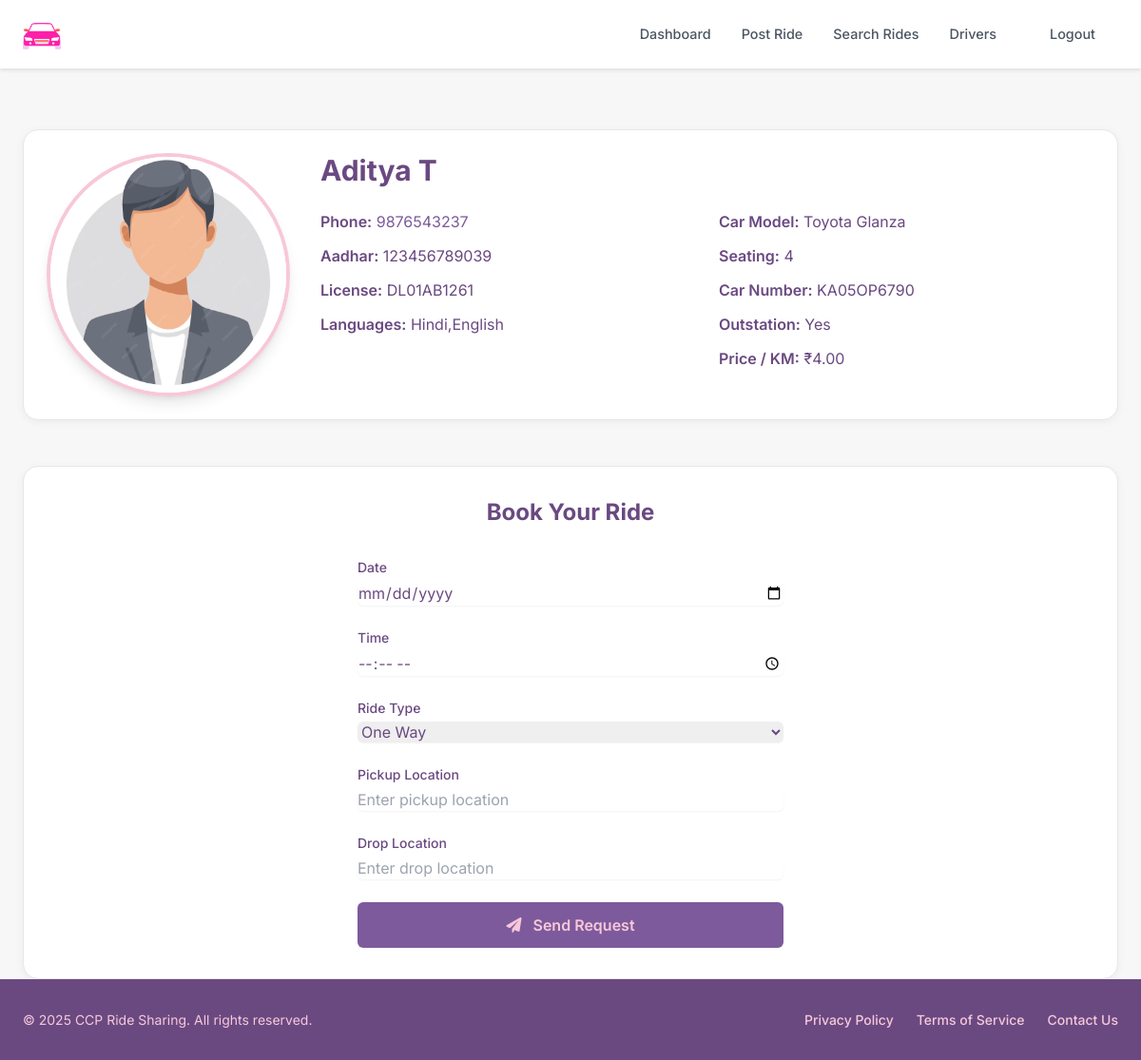
/driver_profile.php?driver_id=50 (signed in), run on the app's committed database.
### tables this page shows
CREATE TABLE `drivers` (
  `id` int(11) NOT NULL,
  `name` varchar(100) NOT NULL,
  `phone` varchar(15) NOT NULL,
  `password` varchar(255) NOT NULL,
  `aadhar` varchar(20) NOT NULL,
  `license` varchar(50) NOT NULL,
  `languages` varchar(100) DEFAULT NULL,
  `car_model` varchar(100) NOT NULL,
  `car_capacity` int(11) NOT NULL,
  `car_number` varchar(20) NOT NULL,
  `price_per_km` decimal(6,2) NOT NULL,
  `created_at` timestamp NOT NULL DEFAULT current_timestamp(),
  `outstation` varchar(3) DEFAULT NULL
);

### public/driver_profile.php (the view, shortened to what this page needs)
<?php
require_once '../includes/db_connection.php';
include '../includes/header_private.php';
$driver_id = filter_input(INPUT_GET, 'driver_id', FILTER_VALIDATE_INT) ?? 0;
try {
    $stmt = $pdo->prepare("SELECT * FROM drivers WHERE id = ?");
    $stmt->execute([$driver_id]);
    $driver = $stmt->fetch(PDO::FETCH_ASSOC);
} catch (Exception $ex) {
    echo '<div class="max-w-4xl mx-auto p-4"><div class="bg-red-100 border border-red-400 text-red-700 px-4 py-3 rounded-lg">Unable to load driver info.</div></div>';
    include '../includes/footer_private.php';
    exit;
}
$photo_path = !empty($driver['photo_path']) && file_exists("../assets/images/{$driver['photo_path']}")
    ? "../assets/images/{$driver['photo_path']}"
    : "../assets/images/driver.png";
$outstation_status = ($driver['outstation'] == 'Yes' || $driver['outstation'] == 1) ? "Yes" : "No";
?>
<!DOCTYPE html>
<html lang="en">
<head>
    <script src="https://cdn.tailwindcss.com"></script>
    <link href="https://cdnjs.cloudflare.com/ajax/libs/font-awesome/6.0.0/css/all.min.css" rel="stylesheet" />
</head>
<body>
<div class="container mx-auto px-4 py-8 max-w-5xl">
    <div class="profile-card p-6 md:flex gap-8">
        <div class="flex-shrink-0">
            <img src="<?= htmlspecialchars($photo_path) ?>" alt="Photo of <?= htmlspecialchars($driver['name']) ?>"
                 class="w-48 h-48 md:w-64 md:h-64 rounded-full object-cover border-4 border-[#f7c8d9] shadow-lg" />
        </div>
        <div class="flex-1 mt-6 md:mt-0">
            <h2 class="text-3xl font-bold text-[#6a4981] mb-6"><?= htmlspecialchars($driver['name']) ?></h2>
            <div class="grid grid-cols-1 md:grid-cols-2 gap-6">
                <div class="space-y-3 text-[#6a4981]">
                    <p><span class="font-semibold">Phone:</span> <a href="tel:<?= htmlspecialchars($driver['phone']) ?>"
                        class="text-[#7d5a9b] hover:underline"><?= htmlspecialchars($driver['phone']) ?></a></p>
                    <p><span class="font-semibold">Aadhar:</span> <?= htmlspecialchars($driver['aadhar']) ?></p>
                    <p><span class="font-semibold">License:</span> <?= htmlspecialchars($driver['license']) ?></p>
                    <p><span class="font-semibold">Languages:</span> <?= htmlspecialchars($driver['languages']) ?></p>
                </div>
                <div class="space-y-3 text-[#6a4981]">
                    <p><span class="font-semibold">Car Model:</span> <?= htmlspecialchars($driver['car_model']) ?></p>
                    <p><span class="font-semibold">Seating:</span> <?= intval($driver['car_capacity']) ?></p>
                    <p><span class="font-semibold">Car Number:</span> <?= htmlspecialchars($driver['car_number']) ?></p>
                    <p><span class="font-semibold">Outstation:</span> <?= $outstation_status ?></p>
                    <p><span class="font-semibold">Price / KM:</span> ₹<?= number_format($driver['price_per_km'], 2) ?></p>
                </div>
            </div>
        </div>
    </div>
    <section id="sendRequestForm" class="form-section mt-12 p-8">
        <h3 class="text-2xl font-bold text-[#6a4981] text-center mb-8">Book Your Ride</h3>
        <form method="POST" id="bookingForm" class="space-y-6 max-w-md mx-auto" autocomplete="off">
            <div>
                <label for="ride_date" class="block text-sm font-medium text-[#6a4981]">Date</label>
                <input type="date" name="ride_date" id="ride_date" required
                       min="<?= date('Y-m-d') ?>"
                       class="mt-1 block w-full rounded-md border-[#e5e7eb] shadow-sm focus:border-[#7d5a9b] focus:ring-[#7d5a9b] text-[#6a4981]" />
            </div>
            <div>
                <label for="ride_time" class="block text-sm font-medium text-[#6a4981]">Time</label>
                <input type="time" name="ride_time" id="ride_time" required
                       class="mt-1 block w-full rounded-md border-[#e5e7eb] shadow-sm focus:border-[#7d5a9b] focus:ring-[#7d5a9b] text-[#6a4981]" />
            </div>
            <div>
                <label for="ride_type" class="block text-sm font-medium text-[#6a4981]">Ride Type</label>
                <select name="ride_type" id="ride_type" required
                        class="mt-1 block w-full rounded-md border-[#e5e7eb] shadow-sm focus:border-[#7d5a9b] focus:ring-[#7d5a9b] text-[#6a4981]">
                    <option value="one_way">One Way</option>
                </select>
            </div>
            <div class="relative">
                <label for="pickup_location" class="block text-sm font-medium text-[#6a4981]">Pickup Location</label>
                <input type="text" id="pickup_location" name="pickup_location" placeholder="Enter pickup location"
                       autocomplete="off" required
                       class="mt-1 block w-full rounded-md border-[#e5e7eb] shadow-sm focus:border-[#7d5a9b] focus:ring-[#7d5a9b] text-[#6a4981]" />
            </div>
            <div class="relative">
                <label for="drop_location" class="block text-sm font-medium text-[#6a4981]">Drop Location</label>
                <input type="text" id="drop_location" name="drop_location" placeholder="Enter drop location"
                       autocomplete="off" required
                       class="mt-1 block w-full rounded-md border-[#e5e7eb] shadow-sm focus:border-[#7d5a9b] focus:ring-[#7d5a9b] text-[#6a4981]" />
            </div>
            <button type="submit" name="book_ride" id="bookRideBtn"
                    class="w-full btn-primary font-semibold py-3 rounded-md disabled:opacity-50 disabled:cursor-not-allowed">
                <i class="fas fa-paper-plane mr-2"></i> Send Request
            </button>
        </form>
    </section>
</div>
<?php include '../includes/footer_private.php'; ?>
</body>
</html>

### includes/header_private.php (shortened to what this page needs)
<!DOCTYPE html>
<html lang="en">
<head>
    <script src="https://cdn.tailwindcss.com"></script>
    <link href="https://cdnjs.cloudflare.com/ajax/libs/font-awesome/6.0.0/css/all.min.css" rel="stylesheet">
    <link rel="stylesheet" href="https://unpkg.com/leaflet/dist/leaflet.css">
</head>
<body>
    <header>
        <div class="nav-container">
            <div class="logo">
                <a href="dashboard.php" title="CCP Ride Sharing">
                    <img src="../assets/images/Car_logo.png" alt="CCP Logo" class="h-12">
                </a>
            </div>
            <nav class="nav-links" id="navLinks">
                <a href="dashboard.php" class="font-medium">Dashboard</a>
                <a href="post_ride.php" class="font-medium">Post Ride</a>
                <a href="search_ride.php" class="font-medium">Search Rides</a>
                <a href="drivers.php" class="font-medium">Drivers</a>
                <a href="../public/logout.php" class="logout-btn">Logout</a>
            </nav>
        </div>
    </header>
    <main>
    </main>
</body>
</html>

### includes/footer_private.php (shortened to what this page needs)
<footer class="private-footer">
    <div class="container">
        <div class="footer-content">
            <p class="copyright">&copy; 2025 CCP Ride Sharing. All rights reserved.</p>
            <nav class="footer-nav">
                <ul>
                    <li><a href="/privacy">Privacy Policy</a></li>
                    <li><a href="/terms">Terms of Service</a></li>
                    <li><a href="/contact">Contact Us</a></li>
                </ul>
            </nav>
        </div>
    </div>
</footer>
</body>
</html>

### includes/header_private.php (style rules this page uses)
* { margin: 0; padding: 0; box-sizing: border-box; }
body { font-family: 'Inter', -apple-system, BlinkMacSystemFont, 'Segoe UI', Roboto, Oxygen, Ubuntu, Cantarell, sans-serif; background-color: #f5f7fa; color: #333; line-height: 1.6; }
header { background-color: #ffffff; box-shadow: 0 2px 4px rgba(0, 0, 0, 0.1); position: sticky; top: 0; z-index: 100; }
.nav-container { max-width: 80rem; margin: 0 auto; display: flex; align-items: center; justify-content: space-between; padding: 1rem 1.5rem; }
.logo img { height: 2.5rem; transition: transform 0.2s ease; }
.nav-links { display: flex; align-items: center; gap: 2rem; }
.nav-links a { font-size: 0.9rem; font-weight: 500; color: #4b5563; transition: color 0.2s ease-in-out; }
.logout-btn { background: linear-gradient(to right, a47bb9, #7d5a9b); padding: 0.5rem 1.5rem; border-radius: 9999px; color: #ffffff; font-weight: 500; font-size: 0.9rem; transition: background 0.3s ease; }
main { max-width: 80rem; margin: 0 auto; padding: 2rem 1.5rem; }

### public/driver_profile.php (style rules this page uses)
body { font-family: 'Inter', -apple-system, BlinkMacSystemFont, 'Segoe UI', Roboto, sans-serif; background-color: #f7f7f7; }
.btn-primary { background-color: #7d5a9b; color: #f7c8d9; transition: background-color 0.3s ease, transform 0.2s ease; }
.profile-card { background-color: white; border: 1px solid #e5e7eb; border-radius: 1rem; box-shadow: 0 2px 10px rgba(0, 0, 0, 0.05); }
.form-section { background-color: white; border: 1px solid #e5e7eb; border-radius: 1rem; box-shadow: 0 2px 10px rgba(0, 0, 0, 0.05); }

### includes/footer_private.php (style rules this page uses)
* { margin: 0; padding: 0; box-sizing: border-box; }
.private-footer { background-color: #6a4981; color: #f7c8d9; padding: 2rem 0; font-family: 'Inter', -apple-system, BlinkMacSystemFont, 'Segoe UI', Roboto, sans-serif; font-size: 0.875rem; line-height: 1.5; }
.container { max-width: 1200px; margin: 0 auto; padding: 0 1.5rem; }
.footer-content { display: flex; justify-content: space-between; align-items: center; flex-wrap: wrap; gap: 1rem; }
.copyright { color: #f7c8d9; font-weight: 400; }
.footer-nav ul { list-style: none; display: flex; gap: 1.5rem; flex-wrap: wrap; }
.footer-nav a { color: #f7c8d9; text-decoration: none; font-weight: 500; transition: color 0.3s ease; }

### data on the page
drivers: name "Aditya T", phone "9876543237", aadhar "123456789039", license "DL01AB1261", languages "Hindi,English", car_model "Toyota Glanza", car_capacity "4", car_number "KA05OP6790", outstation "Yes", price_per_km "4.00"
